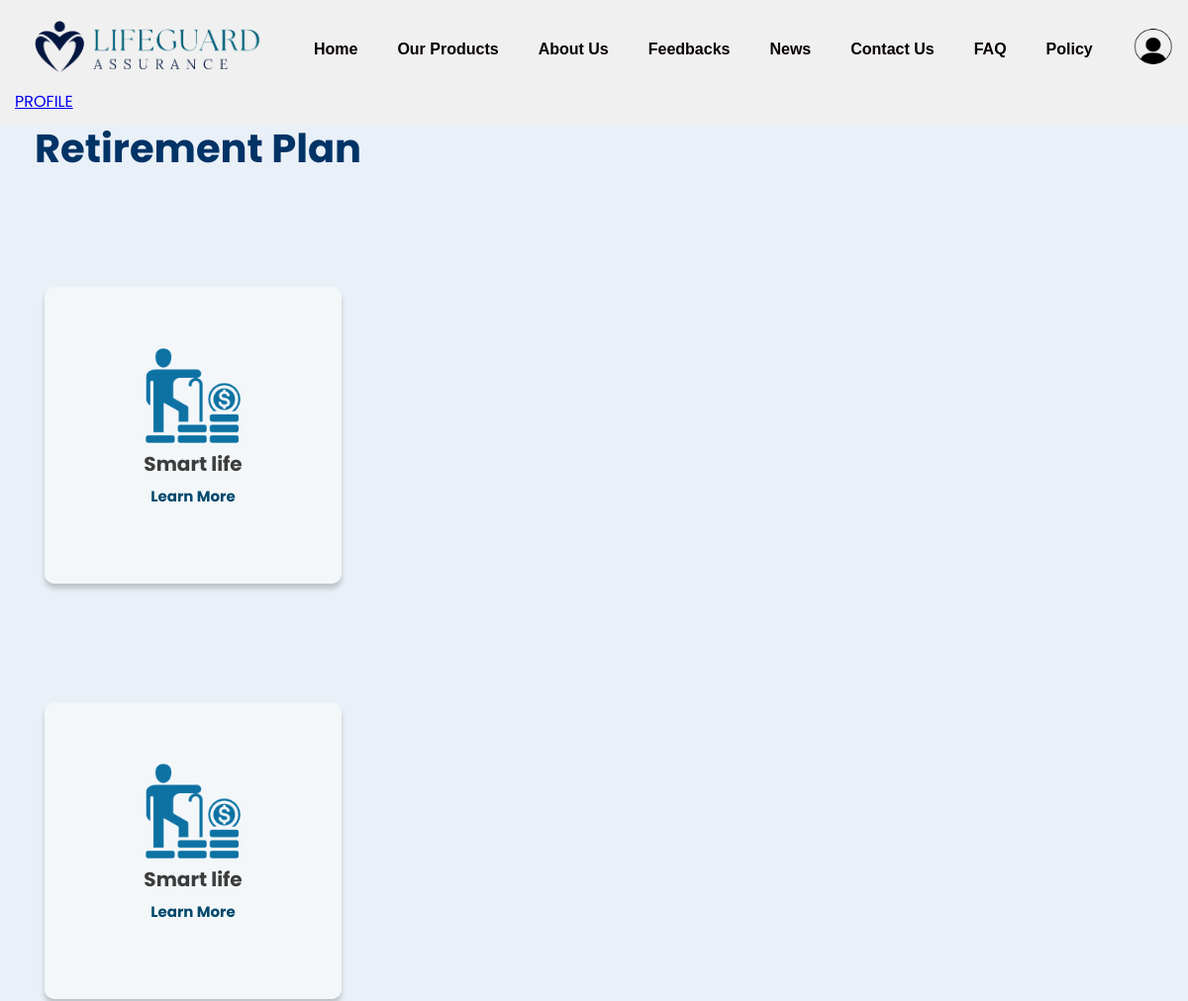
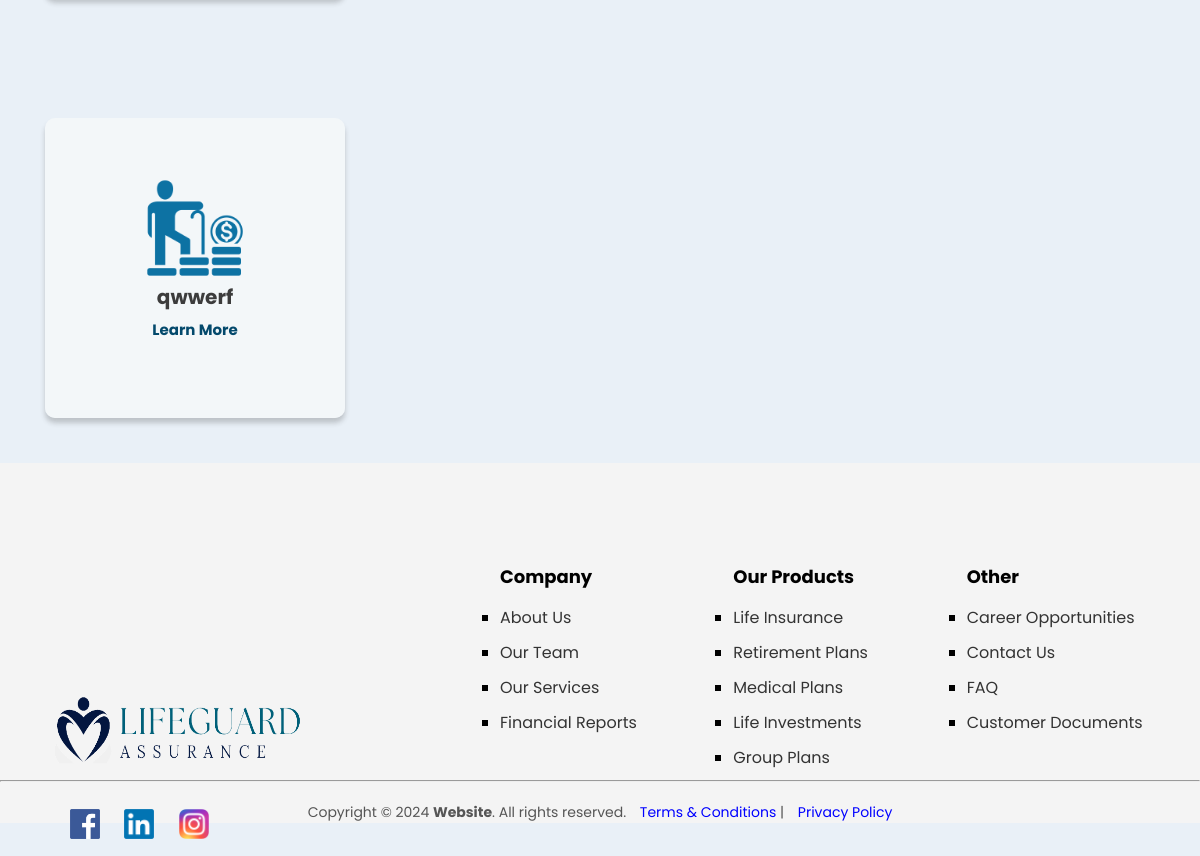
/sub_packages.php?package_type=Retirement Plan&image=images/life_inssuran.jpg, run on the app's committed database (2 pictures, top to bottom).
### tables this page shows
CREATE TABLE `insurance_packages` (
  `package_id` int(11) NOT NULL,
  `package_name` varchar(255) NOT NULL,
  `package_type` varchar(100) NOT NULL,
  `package_description` text DEFAULT NULL,
  `max_coverage_limit` decimal(15,2) DEFAULT NULL,
  `payment_interval` varchar(50) DEFAULT NULL,
  `premium_amount` decimal(10,2) DEFAULT NULL,
  `regulation` text DEFAULT NULL,
  `basic_amount` decimal(15,2) DEFAULT NULL
);

### sub_packages.php (the view, shortened to what this page needs)
<?php
include('header.php');
?>
<!DOCTYPE html>
<html>
    <head>
        <link rel="stylesheet" href="style/sub_packages.css">
    </head>
    <body>
    <?php
              include "config.php";
              $package_type = $_GET['package_type'];
              $image = $_GET['image'];
    ?>
        <div class="heading">
            <?php echo "<h2>$package_type</h2>" ?>
        </div>
        <section class="products">
        <?php
            $SQL = "SELECT * FROM insurance_packages where package_type = '$package_type'";
            $result = $conn->query($SQL);
            if($result ->num_rows > 0){
                while($row = $result->fetch_assoc()){
                       $package_name = $row["package_name"];
                       $p_id = $row['package_id'];
                       echo "<div class='card-container'>
                                <div class='card' id='card1'>
                                    <div class='card-content'>
                                        <img src= $image alt='Card Image' class='card-image'>
                                        <h3>$package_name</h3>
                                        <a href='package_details.php?package_id=$p_id' class='learn-more'>Learn More</a>
                                    </div>
                                </div>
                            </div>";
                }
            }
        ?>
        </section>
    </body>
</html>
<?php
include('footer.php');
?>

### style/headerfooter.css (style rules this page uses)
* { margin: 0; padding: 0; box-sizing: border-box; font-family:'poppins'; }

### style/sub_packages.css (style rules this page uses)
body { margin: 0; padding: 0; font-family: Arial, sans-serif; background-color: #e9f0f7 }
h2 { color: #003366; text-align: left; padding-left: 35px; padding-top: 120px; font-size: 40px; margin-bottom: 0; font-weight: bold; }
.card-container { margin: 35px; padding: 10px; box-sizing: border-box; font-family: sans-serif; display: inline-block; display: grid; width: 700px; gap: 20px; margin-top: 100px; }
.card { width: 300px ; height: 300px; background-color: rgba(245, 248, 250, 0.862); border-radius: 10px; box-shadow: 0px 5px 5px rgba(48, 48, 48, 0.231); cursor: pointer; flex-shrink: 0; }
.card-content { position: relative; z-index: 2; padding: 60px 60px; line-height:1.3 ; text-align: center; flex-grow: 1; }
.card-image { width: 100px; height: 100px; filter: brightness(0) saturate(100%) invert(30%) sepia(90%) saturate(6499%) hue-rotate(186deg) brightness(94%) contrast(90%); }
.card-content h3 { font-size: 20px; text-align: center; margin-bottom : 10px; color: #3c3c3c; }
.card-content .learn-more { font-size: 15px; align-items: center; text-decoration: none; color: #03496c; font-weight: bold; display: block; margin-top: auto; }

### data on the page
insurance_packages: package_name "Smart life"
insurance_packages: package_name "Smart life"
insurance_packages: package_name "qwwerf"

### other printed values
$package_type "Retirement Plan"
